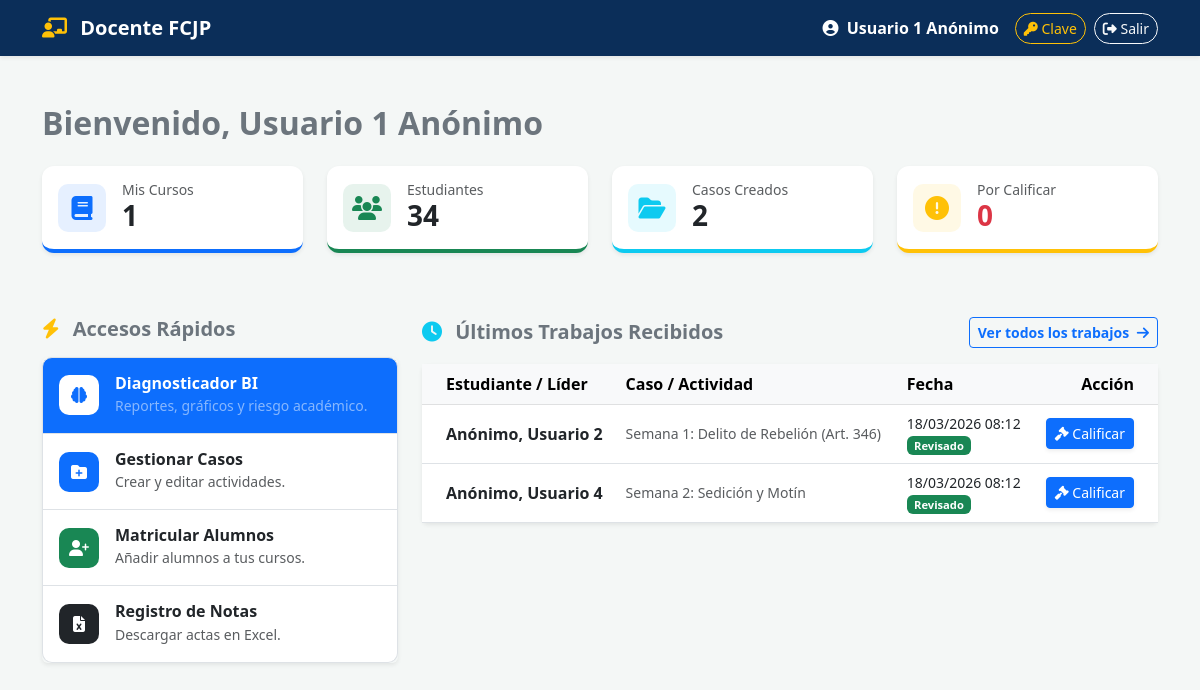
Screenshot of /dashboard_docente.php (signed in) with the database file from the repository.
### tables this page shows
CREATE TABLE `envios_fichas` (
  `id` int(11) NOT NULL,
  `actividad_id` int(11) NOT NULL,
  `lider_id` int(11) NOT NULL,
  `factum` text NOT NULL,
  `tipicidad` text NOT NULL,
  `dogmatica` text NOT NULL,
  `jurisprudencia` text NOT NULL,
  `fallo` text NOT NULL,
  `fecha_envio` timestamp NULL DEFAULT current_timestamp(),
  `estado` varchar(50) DEFAULT 'Pendiente',
  `calificacion` decimal(5,2) DEFAULT NULL,
  `respuestas_json` text DEFAULT NULL,
  `retroalimentacion` text DEFAULT NULL
);

CREATE TABLE `usuarios` (
  `id` int(11) NOT NULL,
  `rol` enum('admin','docente','estudiante') NOT NULL,
  `nombres` varchar(100) NOT NULL,
  `apellidos` varchar(100) NOT NULL,
  `email` varchar(100) NOT NULL,
  `password` varchar(255) NOT NULL,
  `codigo_estudiante` varchar(20) DEFAULT NULL,
  `ciclo` varchar(10) DEFAULT NULL,
  `semestre` varchar(10) DEFAULT NULL,
  `estado` tinyint(1) DEFAULT 1,
  `created_at` timestamp NULL DEFAULT current_timestamp(),
  `reset_token` varchar(100) DEFAULT NULL,
  `reset_token_exp` datetime DEFAULT NULL
);

CREATE TABLE `actividades_fichas` (
  `id` int(11) NOT NULL,
  `curso_id` int(11) NOT NULL,
  `titulo_caso` varchar(200) NOT NULL,
  `fecha_inicio` datetime NOT NULL DEFAULT current_timestamp(),
  `fecha_cierre` datetime NOT NULL,
  `descripcion` text DEFAULT NULL,
  `fecha_limite` datetime DEFAULT NULL,
  `estructura_campos` text DEFAULT NULL,
  `tipo_trabajo` varchar(20) DEFAULT 'Grupal',
  `max_integrantes` int(11) DEFAULT 5,
  `secciones_json` text DEFAULT NULL,
  `habilitado` tinyint(1) NOT NULL DEFAULT 0 COMMENT '0: Oculto, 1: Visible para alumnos'
);

### dashboard_docente.php (the view, shortened to what this page needs)
<?php
require_once 'config/conexion.php';
$docente_id = $_SESSION['usuario_id'];
$docente_nombre = $_SESSION['nombre_completo'] ?? 'Docente';
try {
    $stmt_cursos = $pdo->prepare("SELECT COUNT(*) FROM cursos WHERE docente_id = ?");
    $stmt_cursos->execute([$docente_id]);
    $total_cursos = $stmt_cursos->fetchColumn();
    $stmt_alumnos = $pdo->prepare("SELECT COUNT(DISTINCT m.estudiante_id) FROM matriculas m JOIN cursos c ON m.curso_id = c.id WHERE c.docente_id = ?");
    $stmt_alumnos->execute([$docente_id]);
    $total_alumnos = $stmt_alumnos->fetchColumn();
    $stmt_act = $pdo->prepare("SELECT COUNT(*) FROM actividades_fichas a JOIN cursos c ON a.curso_id = c.id WHERE c.docente_id = ?");
    $stmt_act->execute([$docente_id]);
    $total_actividades = $stmt_act->fetchColumn();
    $stmt_pendientes = $pdo->prepare("SELECT COUNT(*) FROM envios_fichas e JOIN actividades_fichas a ON e.actividad_id = a.id JOIN cursos c ON a.curso_id = c.id WHERE c.docente_id = ? AND (e.estado != 'Revisado' OR e.calificacion IS NULL)");
    $stmt_pendientes->execute([$docente_id]);
    $total_pendientes = $stmt_pendientes->fetchColumn();
    $stmt_recientes = $pdo->prepare("
        SELECT e.id as envio_id, e.fecha_envio, e.estado, a.titulo_caso, u.nombres, u.apellidos
        FROM envios_fichas e
        JOIN actividades_fichas a ON e.actividad_id = a.id
        JOIN cursos c ON a.curso_id = c.id
        JOIN usuarios u ON e.lider_id = u.id
        WHERE c.docente_id = ?
        ORDER BY e.fecha_envio DESC LIMIT 5
    ");
    $stmt_recientes->execute([$docente_id]);
    $envios_recientes = $stmt_recientes->fetchAll(PDO::FETCH_ASSOC);
} catch (PDOException $e) {
    $error_db = "Error cargando datos: " . $e->getMessage();
}
?>
<!DOCTYPE html>
<html lang="es">
<head>
    <link href="https://cdn.jsdelivr.net/npm/bootstrap@5.3.0/dist/css/bootstrap.min.css" rel="stylesheet">
    <link rel="stylesheet" href="https://cdnjs.cloudflare.com/ajax/libs/font-awesome/6.4.0/css/all.min.css">
</head>
<body>
    <nav class="navbar navbar-expand-lg navbar-dark bg-unap shadow-sm">
        <div class="container">
            <a class="navbar-brand fw-bold" href="dashboard_docente.php">
                <i class="fas fa-chalkboard-teacher text-warning me-2"></i> Docente FCJP
            </a>
            <div class="d-flex text-white align-items-center ms-auto">
                <span class="me-3 fw-bold d-none d-md-inline"><i class="fas fa-user-circle me-1"></i> <?= htmlspecialchars($docente_nombre) ?></span>
                <a href="cambiar_password.php" class="btn btn-outline-warning btn-sm rounded-pill me-2"><i class="fas fa-key"></i> <span class="d-none d-md-inline">Clave</span></a>
                <a href="logout.php" class="btn btn-outline-light btn-sm rounded-pill"><i class="fas fa-sign-out-alt"></i> Salir</a>
            </div>
        </div>
    </nav>
    <main class="container py-5">
        <h2 class="text-secondary fw-bold mb-4">Bienvenido, <?= htmlspecialchars($docente_nombre) ?></h2>
        <div class="row mb-5">
            <div class="col-md-3 mb-3">
                <div class="card card-dash border-0 shadow-sm border-bottom border-4 border-primary h-100 p-3 bg-white">
                    <div class="d-flex align-items-center">
                        <div class="icon-box bg-primary bg-opacity-10 text-primary fs-4"><i class="fas fa-book"></i></div>
                        <div class="ms-3"><h6 class="text-muted mb-0 small">Mis Cursos</h6><h3 class="fw-bold mb-0 text-dark"><?= $total_cursos ?></h3></div>
                    </div>
                </div>
            </div>
            <div class="col-md-3 mb-3">
                <div class="card card-dash border-0 shadow-sm border-bottom border-4 border-success h-100 p-3 bg-white">
                    <div class="d-flex align-items-center">
                        <div class="icon-box bg-success bg-opacity-10 text-success fs-4"><i class="fas fa-users"></i></div>
                        <div class="ms-3"><h6 class="text-muted mb-0 small">Estudiantes</h6><h3 class="fw-bold mb-0 text-dark"><?= $total_alumnos ?></h3></div>
                    </div>
                </div>
            </div>
            <div class="col-md-3 mb-3">
                <div class="card card-dash border-0 shadow-sm border-bottom border-4 border-info h-100 p-3 bg-white">
                    <div class="d-flex align-items-center">
                        <div class="icon-box bg-info bg-opacity-10 text-info fs-4"><i class="fas fa-folder-open"></i></div>
                        <div class="ms-3"><h6 class="text-muted mb-0 small">Casos Creados</h6><h3 class="fw-bold mb-0 text-dark"><?= $total_actividades ?></h3></div>
                    </div>
                </div>
            </div>
            <div class="col-md-3 mb-3">
                <div class="card card-dash border-0 shadow-sm border-bottom border-4 border-warning h-100 p-3 bg-white">
                    <div class="d-flex align-items-center">
                        <div class="icon-box bg-warning bg-opacity-10 text-warning fs-4"><i class="fas fa-exclamation-circle"></i></div>
                        <div class="ms-3"><h6 class="text-muted mb-0 small">Por Calificar</h6><h3 class="fw-bold mb-0 text-danger"><?= $total_pendientes ?></h3></div>
                    </div>
                </div>
            </div>
        </div>
        <div class="row g-4">
            <div class="col-md-4">
                <h5 class="fw-bold text-secondary mb-3"><i class="fas fa-bolt text-warning me-2"></i> Accesos Rápidos</h5>
                <div class="list-group shadow-sm border-0 mb-4">
                    <a href="reportes_docente.php" class="list-group-item list-group-item-action p-3 d-flex align-items-center bg-primary text-white" style="border-radius: 10px 10px 0 0;">
                        <div class="icon-box bg-white text-primary me-3" style="width: 40px; height: 40px;"><i class="fas fa-brain"></i></div>
                        <div><h6 class="fw-bold mb-0">Diagnosticador BI</h6><small class="text-white-50">Reportes, gráficos y riesgo académico.</small></div>
                    </a>
                    <a href="actividades.php" class="list-group-item list-group-item-action p-3 d-flex align-items-center">
                        <div class="icon-box bg-primary text-white me-3" style="width: 40px; height: 40px;"><i class="fas fa-folder-plus"></i></div>
                        <div><h6 class="fw-bold mb-0">Gestionar Casos</h6><small class="text-muted">Crear y editar actividades.</small></div>
                    </a>
                    <a href="gestionar_matriculas.php" class="list-group-item list-group-item-action p-3 d-flex align-items-center">
                        <div class="icon-box bg-success text-white me-3" style="width: 40px; height: 40px;"><i class="fas fa-user-plus"></i></div>
                        <div><h6 class="fw-bold mb-0">Matricular Alumnos</h6><small class="text-muted">Añadir alumnos a tus cursos.</small></div>
                    </a>
                    <a href="exportar_notas.php" class="list-group-item list-group-item-action p-3 d-flex align-items-center" style="border-radius: 0 0 10px 10px;">
                        <div class="icon-box bg-dark text-white me-3" style="width: 40px; height: 40px;"><i class="fas fa-file-excel"></i></div>
                        <div><h6 class="fw-bold mb-0">Registro de Notas</h6><small class="text-muted">Descargar actas en Excel.</small></div>
                    </a>
                </div>
            </div>
            <div class="col-md-8">
                <div class="d-flex justify-content-between align-items-center mb-3">
                    <h5 class="fw-bold text-secondary mb-0"><i class="fas fa-clock text-info me-2"></i> Últimos Trabajos Recibidos</h5>
                    <a href="ver_todos_trabajos.php" class="btn btn-outline-primary btn-sm fw-bold">Ver todos los trabajos <i class="fas fa-arrow-right ms-1"></i></a>
                </div>
                <div class="card shadow-sm border-0">
                    <div class="card-body p-0 table-responsive">
                        <table class="table table-hover align-middle mb-0">
                            <thead class="table-light">
                                <tr>
                                    <th class="ps-4">Estudiante / Líder</th>
                                    <th>Caso / Actividad</th>
                                    <th>Fecha</th>
                                    <th class="text-end pe-4">Acción</th>
                                </tr>
                            </thead>
                            <tbody>
                                <?php if(empty($envios_recientes)): ?>
                                    <tr><td colspan="4" class="text-center py-4 text-muted">Aún no has recibido nuevos trabajos.</td></tr>
                                <?php else: ?>
                                    <?php foreach($envios_recientes as $envio): ?>
                                    <tr>
                                        <td class="ps-4 fw-bold text-dark"><?= htmlspecialchars($envio['apellidos'] . ', ' . $envio['nombres']) ?></td>
                                        <td class="small text-muted"><?= htmlspecialchars($envio['titulo_caso']) ?></td>
                                        <td class="small">
                                            <?= date('d/m/Y H:i', strtotime($envio['fecha_envio'])) ?><br>
                                            <?php if($envio['estado'] == 'Revisado'): ?>
                                                <span class="badge bg-success" style="font-size: 0.7rem;">Revisado</span>
                                            <?php else: ?>
                                                <span class="badge bg-warning text-dark" style="font-size: 0.7rem;">Pendiente</span>
                                            <?php endif; ?>
                                        </td>
                                        <td class="text-end pe-4">
                                            <a href="calificar.php?id=<?= $envio['envio_id'] ?>" class="btn btn-sm btn-primary shadow-sm" title="Revisar trabajo">
                                                <i class="fas fa-gavel"></i> Calificar
                                            </a>
                                        </td>
                                    </tr>
                                    <?php endforeach; ?>
                                <?php endif; ?>
                            </tbody>
                        </table>
                    </div>
                </div>
            </div>
        </div>
    </main>
</body>
</html>

### dashboard_docente.php (style rules this page uses)
body { background-color: #f4f7f6; display: flex; flex-direction: column; min-height: 100vh; }
main { flex: 1; }
.bg-unap { background-color: #0b2e59; }
.card-dash { transition: transform 0.2s; border-radius: 12px; }
.icon-box { width: 48px; height: 48px; display: flex; align-items: center; justify-content: center; border-radius: 10px; }

### rows the page displays
envios_fichas: lider.nombres "Anónimo, Usuario 2", actividad.titulo_caso "Semana 1: Delito de Rebelión (Art. 346)", fecha_envio "18/03/2026 08:12", estado "Revisado"
envios_fichas: lider.nombres "Anónimo, Usuario 4", actividad.titulo_caso "Semana 2: Sedición y Motín", fecha_envio "18/03/2026 08:12", estado "Revisado"

### other values shown
$docente_nombre "Usuario 1 Anónimo"
$total_cursos "1"
$total_alumnos "34"
$total_actividades "2"
$total_pendientes "0"
